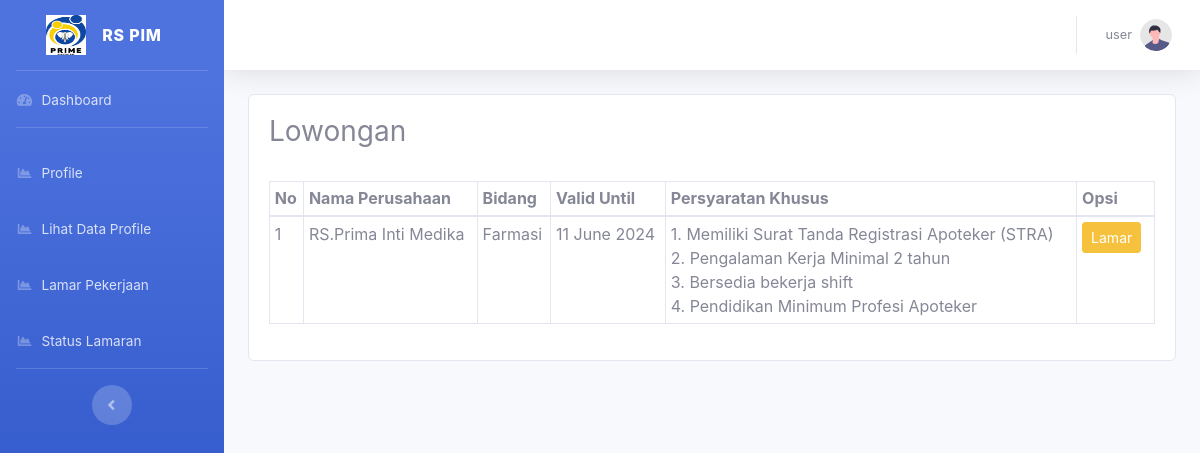
/dashboard/index.php?r=lamaran/index (signed in), run on the app's committed database.
### tables this page shows
CREATE TABLE `tbl_lowongan` (
  `id_lowongan` int(11) NOT NULL,
  `nama_perus` varchar(120) DEFAULT NULL,
  `bidang` varchar(120) DEFAULT NULL,
  `valid_until` date DEFAULT NULL,
  `persyaratan_khusus` text DEFAULT NULL
);

### dashboard/index.php (called while the page is built, shortened)
<?php require_once '../config/conn.php'; ?>
<?php require_once 'layouts/header.php'; ?>
<?php include 'layouts/sidebar.php'; ?>
<?php $page = $_REQUEST['r']; ?>
<?php include_once $page.'.php'; ?>
<?php include 'layouts/footer.php'; ?>

### config/conn.php (called while the page is built, shortened)
<?php
function Connect(){
    $connect = mysqli_connect(HOST, DB_USER, DB_PASSWORD,DB_NAME);
    if($connect){
        return $connect;
    } else {
      return FALSE;
    }
}
?>

### dashboard/lamaran/func.php (called while the page is built, shortened)
<?php
function GetAll()
{
  $query = "SELECT * FROM tbl_lowongan";
  $exe = mysqli_query(Connect(), $query);
  while ($data = mysqli_fetch_array($exe)) {
    $datas[] = array(
      'id_lowongan' => $data['id_lowongan'],
      'nama_perus' => $data['nama_perus'],
      'bidang' => $data['bidang'],
      'valid_until' => $data['valid_until'],
      'persyaratan_khusus' => $data['persyaratan_khusus'],
    );
  }
  return $datas;
}

### dashboard/lamaran/index.php (the view)
<?php
require_once 'func.php';
?>
<h3>Lowongan</h3>
<br>
<div class='table-responsive'>
  <table class='table table-bordered table-sm'>
    <thead>
      <tr>
        <th>No</th>
        <th>Nama Perusahaan</th>
        <th>Bidang</th>
        <th>Valid Until</th>
        <th>Persyaratan Khusus</th>
        <th colspan='2'>Opsi</th>
      </tr>
    </thead>
    <tbody>
      <?php
      $lowongans = GetAll();
      $no = 1;
      if (isset($lowongans)) {
        foreach ($lowongans as $data) {
          echo "<tr>";
          echo "<td>" . $no++ . "</td>";
          echo "<td>" . $data['nama_perus'] . "</td>";
          echo "<td>" . $data['bidang'] . "</td>";
          echo "<td>" . date('d F Y', strtotime($data['valid_until'])) . "</td>";
          echo "<td>";
          $persyaratanKhusus = explode("\n", $data['persyaratan_khusus']);
          foreach ($persyaratanKhusus as $index => $persyaratan) {
            echo ($index + 1) . ". " . trim($persyaratan) . "<br>";
          }
          echo "<td>
                  <div class=\"btn-group\">
                    <form method='POST' action='?r=lamaran/lamar_datadiri'>
                      <input type='hidden' name='id_lowongan' value='" . $data['id_lowongan'] . "'>
                      <input type='submit' name='edit' value='Lamar' class='btn btn-warning btn-sm'>
                    </form>
                    &nbsp;
                  </div>
                </td>";
          echo "</tr>";
        }
      }
      ?>
    </tbody>
  </table>
</div>

### data on the page
tbl_lowongan: nama_perus "RS.Prima Inti Medika", bidang "Farmasi", valid_until "11 June 2024", persyaratan_khusus "Memiliki Surat Tanda Registrasi Apoteker (STRA)", persyaratan_khusus "Pengalaman Kerja Minimal 2 tahun", persyaratan_khusus "Bersedia bekerja shift", persyaratan_khusus "Pendidikan Minimum Profesi Apoteker"

### other printed values
$_SESSION['nama'] "user"
